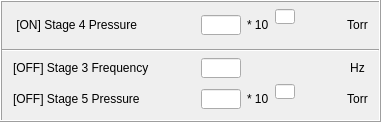
       <widget class="QFrame" name="frame_Parameters_2">
        <property name="autoFillBackground">
         <bool>false</bool>
        </property>
        <property name="frameShape">
         <enum>QFrame::Box</enum>
        </property>
        <property name="frameShadow">
         <enum>QFrame::Raised</enum>
        </property>
        <layout class="QGridLayout" name="gridLayout_15">
         <property name="leftMargin">
          <number>0</number>
         </property>
         <property name="topMargin">
          <number>0</number>
         </property>
         <property name="rightMargin">
          <number>0</number>
         </property>
         <property name="bottomMargin">
          <number>0</number>
         </property>
         <property name="spacing">
          <number>6</number>
         </property>
         <item row="0" column="0">
          <layout class="QGridLayout" name="Parameters_4">
           <property name="spacing">
            <number>6</number>
           </property>
           <item row="7" column="1">
            <spacer name="verticalSpacer_15">
             <property name="orientation">
              <enum>Qt::Vertical</enum>
             </property>
             <property name="sizeType">
              <enum>QSizePolicy::Fixed</enum>
             </property>
             <property name="sizeHint" stdset="0">
              <size>
               <width>20</width>
               <height>5</height>
              </size>
             </property>
            </spacer>
           </item>
           <item row="4" column="8">
            <spacer name="horizontalSpacer_4">
             <property name="orientation">
              <enum>Qt::Horizontal</enum>
             </property>
             <property name="sizeType">
              <enum>QSizePolicy::Fixed</enum>
             </property>
             <property name="sizeHint" stdset="0">
              <size>
               <width>5</width>
               <height>20</height>
              </size>
             </property>
            </spacer>
           </item>
           <item row="4" column="0">
            <spacer name="horizontalSpacer_3">
             <property name="orientation">
              <enum>Qt::Horizontal</enum>
             </property>
             <property name="sizeType">
              <enum>QSizePolicy::Fixed</enum>
             </property>
             <property name="sizeHint" stdset="0">
              <size>
               <width>5</width>
               <height>20</height>
              </size>
             </property>
            </spacer>
           </item>
           <item row="5" column="1" rowspan="2">
            <widget class="QLabel" name="label_306">
             <property name="minimumSize">
              <size>
               <width>0</width>
               <height>20</height>
              </size>
             </property>
             <property name="maximumSize">
              <size>
               <width>16777215</width>
               <height>20</height>
              </size>
             </property>
             <property name="font">
              <font>
               <pointsize>9</pointsize>
              </font>
             </property>
             <property name="text">
              <string>[OFF] Stage 5 Pressure</string>
             </property>
             <property name="alignment">
              <set>Qt::AlignLeading|Qt::AlignLeft|Qt::AlignVCenter</set>
             </property>
            </widget>
           </item>
           <item row="0" column="1">
            <spacer name="verticalSpacer_16">
             <property name="orientation">
              <enum>Qt::Vertical</enum>
             </property>
             <property name="sizeType">
              <enum>QSizePolicy::Fixed</enum>
             </property>
             <property name="sizeHint" stdset="0">
              <size>
               <width>20</width>
               <height>5</height>
              </size>
             </property>
            </spacer>
           </item>
           <item row="3" column="0" colspan="9">
            <widget class="Line" name="line_54">
             <property name="orientation">
              <enum>Qt::Horizontal</enum>
             </property>
            </widget>
           </item>
           <item row="1" column="3" rowspan="2">
            <widget class="PyDMLineEdit" name="PyDMLineEdit_22">
             <property name="minimumSize">
              <size>
               <width>40</width>
               <height>20</height>
              </size>
             </property>
             <property name="maximumSize">
              <size>
               <width>40</width>
               <height>20</height>
              </size>
             </property>
             <property name="toolTip">
              <string/>
             </property>
             <property name="whatsThis">
              <string/>
             </property>
             <property name="alignment">
              <set>Qt::AlignCenter</set>
             </property>
             <property name="alarmSensitiveBorder" stdset="0">
              <bool>false</bool>
             </property>
             <property name="channel" stdset="0">
              <string>ca://${IOC}:SYSTEM:OnPressureBase</string>
             </property>
            </widget>
           </item>
           <item row="4" column="3">
            <widget class="PyDMLineEdit" name="PyDMLineEdit_42">
             <property name="minimumSize">
              <size>
               <width>40</width>
               <height>20</height>
              </size>
             </property>
             <property name="maximumSize">
              <size>
               <width>40</width>
               <height>20</height>
              </size>
             </property>
             <property name="toolTip">
              <string/>
             </property>
             <property name="whatsThis">
              <string/>
             </property>
             <property name="alignment">
              <set>Qt::AlignCenter</set>
             </property>
             <property name="alarmSensitiveBorder" stdset="0">
              <bool>false</bool>
             </property>
             <property name="channel" stdset="0">
              <string>ca://${IOC}:SYSTEM:OffFrequency</string>
             </property>
            </widget>
           </item>
           <item row="4" column="7">
            <widget class="PyDMLabel" name="PyDMLabel_49">
             <property name="minimumSize">
              <size>
               <width>0</width>
               <height>20</height>
              </size>
             </property>
             <property name="maximumSize">
              <size>
               <width>16777215</width>
               <height>20</height>
              </size>
             </property>
             <property name="font">
              <font>
               <pointsize>9</pointsize>
              </font>
             </property>
             <property name="toolTip">
              <string/>
             </property>
             <property name="whatsThis">
              <string/>
             </property>
             <property name="text">
              <string>Hz</string>
             </property>
             <property name="alignment">
              <set>Qt::AlignCenter</set>
             </property>
             <property name="alarmSensitiveBorder" stdset="0">
              <bool>false</bool>
             </property>
             <property name="channel" stdset="0">
              <string>ca://${IOC}:SYSTEM:OffFrequency.EGU</string>
             </property>
            </widget>
           </item>
           <item row="1" column="4" rowspan="2">
            <widget class="QLabel" name="label_302">
             <property name="minimumSize">
              <size>
               <width>0</width>
               <height>20</height>
              </size>
             </property>
             <property name="maximumSize">
              <size>
               <width>16777215</width>
               <height>20</height>
              </size>
             </property>
             <property name="font">
              <font>
               <pointsize>9</pointsize>
              </font>
             </property>
             <property name="text">
              <string>* 10</string>
             </property>
            </widget>
           </item>
           <item row="4" column="1">
            <widget class="QLabel" name="label_305">
             <property name="minimumSize">
              <size>
               <width>0</width>
               <height>20</height>
              </size>
             </property>
             <property name="maximumSize">
              <size>
               <width>16777215</width>
               <height>20</height>
              </size>
             </property>
             <property name="font">
              <font>
               <pointsize>9</pointsize>
              </font>
             </property>
             <property name="text">
              <string>[OFF] Stage 3 Frequency</string>
             </property>
             <property name="alignment">
              <set>Qt::AlignLeading|Qt::AlignLeft|Qt::AlignVCenter</set>
             </property>
            </widget>
           </item>
           <item row="5" column="5">
            <widget class="PyDMLineEdit" name="PyDMLineEdit_43">
             <property name="minimumSize">
              <size>
               <width>20</width>
               <height>15</height>
              </size>
             </property>
             <property name="maximumSize">
              <size>
               <width>20</width>
               <height>15</height>
              </size>
             </property>
             <property name="font">
              <font>
               <pointsize>7</pointsize>
              </font>
             </property>
             <property name="toolTip">
              <string/>
             </property>
             <property name="whatsThis">
              <string/>
             </property>
             <property name="alignment">
              <set>Qt::AlignCenter</set>
             </property>
             <property name="alarmSensitiveBorder" stdset="0">
              <bool>false</bool>
             </property>
             <property name="channel" stdset="0">
              <string>ca://${IOC}:SYSTEM:OffPressureExp</string>
             </property>
            </widget>
           </item>
           <item row="5" column="4" rowspan="2">
            <widget class="QLabel" name="label_303">
             <property name="minimumSize">
              <size>
               <width>0</width>
               <height>20</height>
              </size>
             </property>
             <property name="maximumSize">
              <size>
               <width>16777215</width>
               <height>20</height>
              </size>
             </property>
             <property name="font">
              <font>
               <pointsize>9</pointsize>
              </font>
             </property>
             <property name="text">
              <string>* 10</string>
             </property>
            </widget>
           </item>
           <item row="1" column="5">
            <widget class="PyDMLineEdit" name="PyDMLineEdit">
             <property name="minimumSize">
              <size>
               <width>20</width>
               <height>10</height>
              </size>
             </property>
             <property name="maximumSize">
              <size>
               <width>20</width>
               <height>15</height>
              </size>
             </property>
             <property name="font">
              <font>
               <pointsize>7</pointsize>
              </font>
             </property>
             <property name="toolTip">
              <string/>
             </property>
             <property name="whatsThis">
              <string/>
             </property>
             <property name="alignment">
              <set>Qt::AlignLeading|Qt::AlignLeft|Qt::AlignVCenter</set>
             </property>
             <property name="alarmSensitiveBorder" stdset="0">
              <bool>false</bool>
             </property>
             <property name="channel" stdset="0">
              <string>ca://${IOC}:SYSTEM:OnPressureExp</string>
             </property>
            </widget>
           </item>
           <item row="5" column="7" rowspan="2">
            <widget class="PyDMLabel" name="PyDMLabel_50">
             <property name="minimumSize">
              <size>
               <width>0</width>
               <height>20</height>
              </size>
             </property>
             <property name="maximumSize">
              <size>
               <width>16777215</width>
               <height>20</height>
              </size>
             </property>
             <property name="font">
              <font>
               <pointsize>9</pointsize>
              </font>
             </property>
             <property name="toolTip">
              <string/>
             </property>
             <property name="whatsThis">
              <string/>
             </property>
             <property name="text">
              <string>Torr</string>
             </property>
             <property name="alignment">
              <set>Qt::AlignCenter</set>
             </property>
             <property name="alarmSensitiveBorder" stdset="0">
              <bool>false</bool>
             </property>
             <property name="channel" stdset="0">
              <string>ca://${IOC}:SYSTEM:OffPressureBase.EGU</string>
             </property>
            </widget>
           </item>
           <item row="6" column="5">
            <widget class="QLabel" name="label_2">
             <property name="minimumSize">
              <size>
               <width>0</width>
               <height>10</height>
              </size>
             </property>
             <property name="maximumSize">
              <size>
               <width>16777215</width>
               <height>5</height>
              </size>
             </property>
             <property name="text">
              <string/>
             </property>
            </widget>
           </item>
           <item row="1" column="7" rowspan="2">
            <widget class="PyDMLabel" name="PyDMLabel_44">
             <property name="minimumSize">
              <size>
               <width>0</width>
               <height>20</height>
              </size>
             </property>
             <property name="maximumSize">
              <size>
               <width>16777215</width>
               <height>20</height>
              </size>
             </property>
             <property name="font">
              <font>
               <pointsize>9</pointsize>
              </font>
             </property>
             <property name="toolTip">
              <string/>
             </property>
             <property name="whatsThis">
              <string/>
             </property>
             <property name="text">
              <string>Torr</string>
             </property>
             <property name="alignment">
              <set>Qt::AlignCenter</set>
             </property>
             <property name="alarmSensitiveBorder" stdset="0">
              <bool>false</bool>
             </property>
             <property name="channel" stdset="0">
              <string>ca://${IOC}:SYSTEM:OnPressureBase.EGU</string>
             </property>
            </widget>
           </item>
           <item row="1" column="6">
            <spacer name="horizontalSpacer_15">
             <property name="orientation">
              <enum>Qt::Horizontal</enum>
             </property>
             <property name="sizeHint" stdset="0">
              <size>
               <width>40</width>
               <height>20</height>
              </size>
             </property>
            </spacer>
           </item>
           <item row="2" column="5">
            <widget class="QLabel" name="label">
             <property name="minimumSize">
              <size>
               <width>0</width>
               <height>10</height>
              </size>
             </property>
             <property name="maximumSize">
              <size>
               <width>16777215</width>
               <height>5</height>
              </size>
             </property>
             <property name="text">
              <string/>
             </property>
            </widget>
           </item>
           <item row="5" column="3" rowspan="2">
            <widget class="PyDMLineEdit" name="PyDMLineEdit_21">
             <property name="minimumSize">
              <size>
               <width>40</width>
               <height>20</height>
              </size>
             </property>
             <property name="maximumSize">
              <size>
               <width>40</width>
               <height>20</height>
              </size>
             </property>
             <property name="toolTip">
              <string/>
             </property>
             <property name="whatsThis">
              <string/>
             </property>
             <property name="alignment">
              <set>Qt::AlignCenter</set>
             </property>
             <property name="alarmSensitiveBorder" stdset="0">
              <bool>false</bool>
             </property>
             <property name="channel" stdset="0">
              <string>ca://${IOC}:SYSTEM:OffPressureBase</string>
             </property>
            </widget>
           </item>
           <item row="1" column="1" rowspan="2">
            <widget class="QLabel" name="label_304">
             <property name="minimumSize">
              <size>
               <width>0</width>
               <height>20</height>
              </size>
             </property>
             <property name="maximumSize">
              <size>
               <width>16777215</width>
               <height>20</height>
              </size>
             </property>
             <property name="font">
              <font>
               <pointsize>9</pointsize>
              </font>
             </property>
             <property name="text">
              <string> [ON] Stage 4 Pressure</string>
             </property>
             <property name="alignment">
              <set>Qt::AlignLeading|Qt::AlignLeft|Qt::AlignVCenter</set>
             </property>
            </widget>
           </item>
           <item row="1" column="2">
            <spacer name="horizontalSpacer_16">
             <property name="orientation">
              <enum>Qt::Horizontal</enum>
             </property>
             <property name="sizeHint" stdset="0">
              <size>
               <width>40</width>
               <height>20</height>
              </size>
             </property>
            </spacer>
           </item>
          </layout>
         </item>
        </layout>
       </widget>
